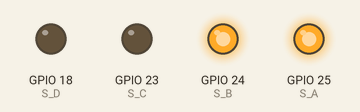
Recording of a program running on a simulated Raspberry Pi (BCM pin numbers). On the bench: output pins drawn as LEDs (lit = HIGH).

Above: at 0.3 s.
At 4.9 s:
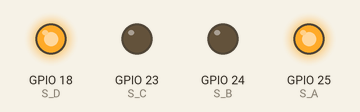
At 8.9 s:
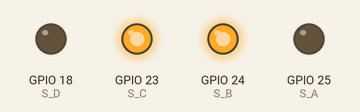
At 16.3 s:
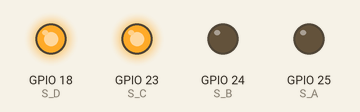
Timing chart, 0 to 19.2 s (numbered marks = the images above):
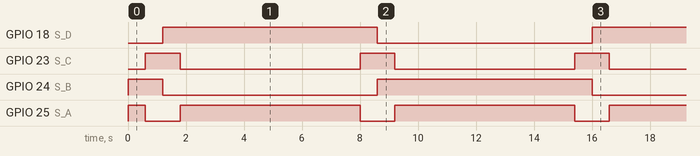

The program:

3._stepper_Motor.py
```python
import RPi.GPIO as GPIO
import time

S_A = 25
S_B = 24
S_C = 23
S_D = 18

def main():

    GPIO.setwarnings(False)
    GPIO.setmode(GPIO.BCM)

    GPIO.setup(S_A, GPIO.OUT)
    GPIO.setup(S_B, GPIO.OUT)
    GPIO.setup(S_C, GPIO.OUT)
    GPIO.setup(S_D, GPIO.OUT)

    while True:

        stepper_motor_clock();
        time.sleep(5)
        stepper_motor_Anti_clock();
        time.sleep(5)

def stepper_motor_clock():
    stepper_motor(0x03)
    time.sleep(0.6)
    stepper_motor(0x06)
    time.sleep(0.6)
    stepper_motor(0x0C)
    time.sleep(0.6)
    stepper_motor(0x09)
    time.sleep(0.6)


def stepper_motor_Anti_clock():
    stepper_motor(0x09)
    time.sleep(0.6)
    stepper_motor(0x0C)
    time.sleep(0.6)
    stepper_motor(0x06)
    time.sleep(0.6)
    stepper_motor(0x03)
    time.sleep(0.6)

def stepper_motor(bits):

    GPIO.output(S_A, False)
    GPIO.output(S_B, False)
    GPIO.output(S_C, False)
    GPIO.output(S_D, False)

    if bits&0x01==0x01:
        GPIO.output(S_A, True)
    if bits&0x02==0x02:
        GPIO.output(S_B, True)
    if bits&0x04==0x04:
        GPIO.output(S_C, True)
    if bits&0x08==0x08:
        GPIO.output(S_D, True)

if __name__ == '__main__':

  try:
    main()
  except KeyboardInterrupt:
    pass
  finally:
    GPIO.cleanup()
```

Measured:
- by itself, GPIO 18 (S_D): alternates HIGH for 7.4 s and LOW for 7.4 s
- by itself, GPIO 23 (S_C): alternates HIGH for 1.2 s and LOW for 6.2 s
- by itself, GPIO 24 (S_B): repeats every 14.8 s: LOW 7.4 s, HIGH 7.4 s
- by itself, GPIO 25 (S_A): repeats every 7.4 s: LOW 1.2 s, HIGH 6.2 s
